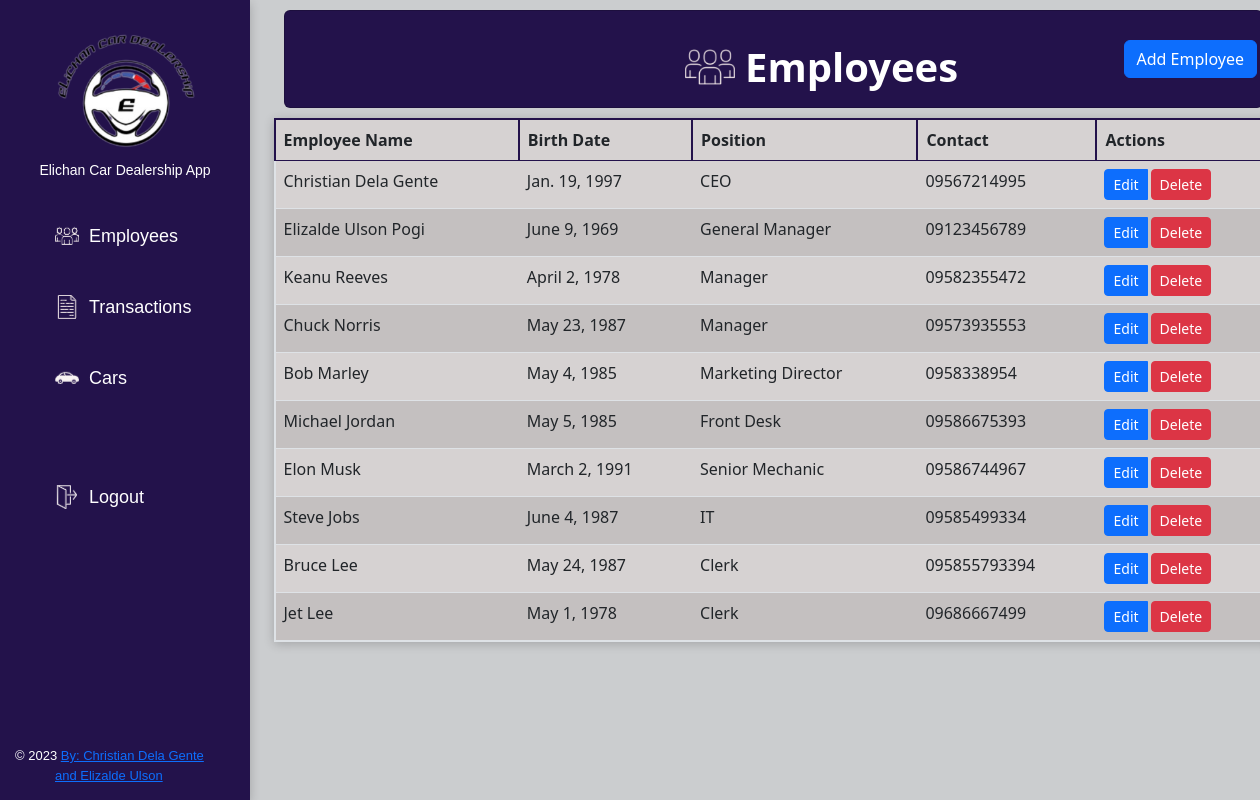
/employees/, run on the app's committed database.
### employees/models.py (models this page shows, shortened)
class Employee(models.Model):
    fname = models.CharField(max_length=100)
    lname = models.CharField(max_length=100)
    birthdate = models.DateField()
    position = models.CharField(max_length=100)
    contact = models.CharField(max_length=100)

### employees/views.py (the view)
# urls.py: path('employees/', views.employees, name='employees'),
def employees(request):
    employees = Employee.objects.all()
    return render(request, 'employees/employees.html', {'employees': employees})

### employees/templates/employees/employees.html (shortened to what this page needs)
<!DOCTYPE html>
<html>
<head>
{% extends 'employees/sidebar.html' %}
{% block content %}
{% load static %}
<link rel="stylesheet" type="text/css" href="{% static 'css/bootstrap.min.css' %}">
<link rel="stylesheet" type="text/css" href="{% static 'css/style.css' %}">
<link rel="stylesheet" type="text/css" href="{% static 'css/tables-buttons.css' %}">
</head>
<body>
<div class="container">
  <div class="card strpied-tabled-with-hover" style="margin: 10px">
    <div class="d-flex justify-content-between align-items-center">
      <div class="d-flex align-items-center">
        <img src="{% static 'img/team-logo.png' %}" height="50px" width="50px" style="margin-right: 10px; margin-left: 400px; margin-top: 15px;">
        <h1>Employees</h1>
      </div>
      <a href="{% url 'add_employee' %}" class="btn btn-primary" style="margin-right: 5px">Add Employee</a>
    </div>
  </div>
</div>
  <table class="table">
    <thead>
      <tr>
        <th>Employee Name</th>
        <th>Birth Date</th>
        <th>Position</th>
        <th>Contact</th>
        <th>Actions</th>
      </tr>
    </thead>
    <tbody>
      {% for employee in employees %}
      <tr>
        <td>{{ employee.fname }} {{ employee.lname }}</td>
        <td>{{ employee.birthdate }}</td>
        <td>{{ employee.position }}</td>
        <td>{{ employee.contact }}</td>
        <td>
          <div class="btn-group" role="group">
            <a href="{% url 'edit_employee' employee.id %}" class="btn btn-sm btn-primary">Edit</a>
            <form method="POST" action="{% url 'delete_employee' employee.id %}" class="d-inline">
              <button style="margin-left: 3px" type="submit" class="btn btn-sm btn-danger" onclick="return confirm('Are you sure you want to delete this employee?')">Delete</button>
            </form>
          </div>
        </td>
      </tr>
      {% endfor %}
    </tbody>
  </table>
{% endblock %}

### static/css/style.css (style rules this page uses)
a, p { font-family: Verdana, Geneva, Tahoma, sans-serif; font-size: large; }
body { overflow-x: hidden; margin: 0; padding: 0; }

### static/css/tables-buttons.css (style rules this page uses)
.content, body { background-color: #cbcdcf; }
table { border-collapse: collapse; width: 100%; max-width: 1000px; margin: 0 auto; border: solid; border-color: rgb(35, 18, 75); border-width: 2px; box-shadow: 0px 2px 10px rgba(0, 0, 0, 0.2); }
th, td { text-align: left; padding: 8px; }
th { background-color: #f2f2f2; font-weight: bold; border-bottom: solid; border-color: rgb(35, 18, 75); border-width: 2px; }
tr:nth-child(odd) { background-color: #d6d2d2; }
tr:nth-child(even) { background-color: #c4c0c0; }
h1 { font-weight: bold; text-align: center; margin-top: 32px; margin-bottom: 16px; color: white; }
.card.strpied-tabled-with-hover { background-color: rgb(35, 18, 75); }
button, .submit { display: inline-block; padding: 8px 16px; font-size: 14px; font-weight: bold; text-align: center; text-decoration: none; background-color: #007bff; color: #fff; border: none; border-radius: 4px; cursor: pointer; transition: 0.15s; }

### data on the page
Employee: fname "Christian", lname "Dela Gente", birthdate "Jan. 19, 1997", position "CEO", contact "09567214995"
Employee: fname "Elizalde", lname "Ulson Pogi", birthdate "June 9, 1969", position "General Manager", contact "09123456789"
Employee: fname "Keanu", lname "Reeves", birthdate "April 2, 1978", position "Manager", contact "09582355472"
Employee: fname "Chuck", lname "Norris", birthdate "May 23, 1987", position "Manager", contact "09573935553"
Employee: fname "Bob", lname "Marley", birthdate "May 4, 1985", position "Marketing Director", contact "0958338954"
Employee: fname "Michael", lname "Jordan", birthdate "May 5, 1985", position "Front Desk", contact "09586675393"
Employee: fname "Elon", lname "Musk", birthdate "March 2, 1991", position "Senior Mechanic", contact "09586744967"
Employee: fname "Steve", lname "Jobs", birthdate "June 4, 1987", position "IT", contact "09585499334"
Employee: fname "Bruce", lname "Lee", birthdate "May 24, 1987", position "Clerk", contact "095855793394"
Employee: fname "Jet", lname "Lee", birthdate "May 1, 1978", position "Clerk", contact "09686667499"
